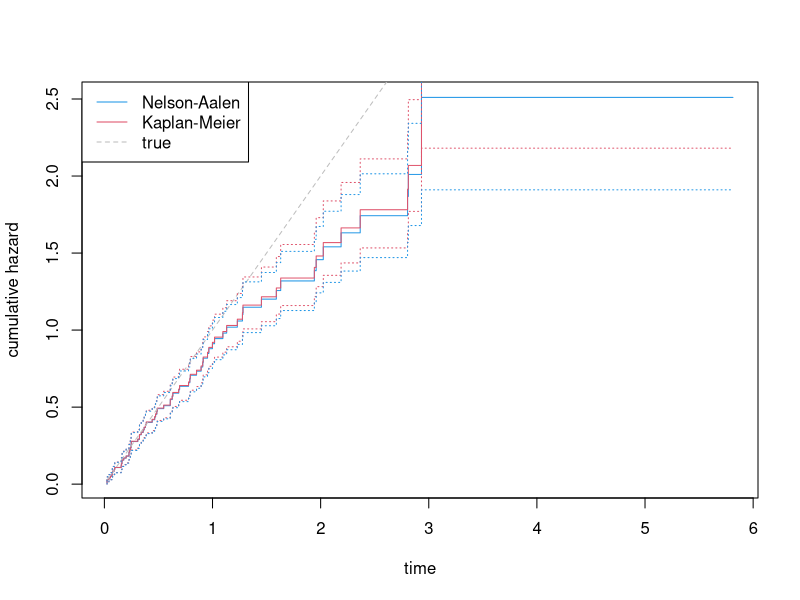
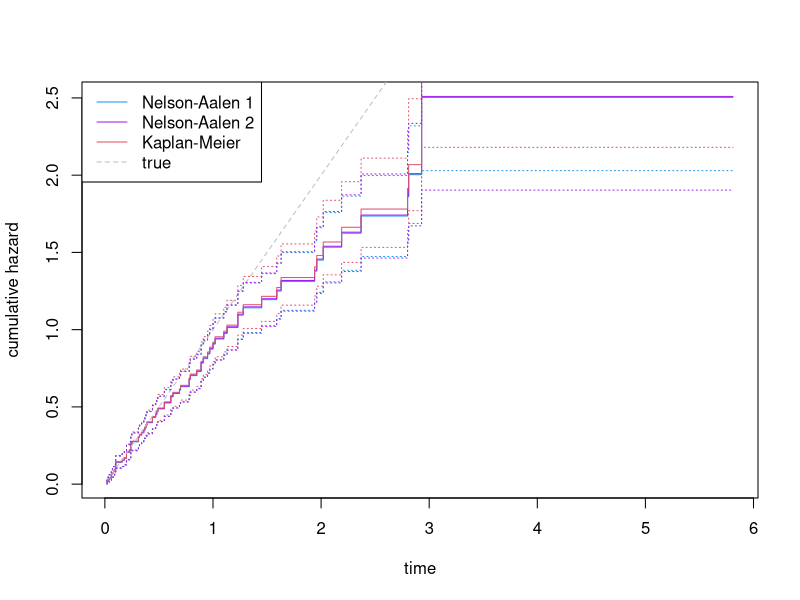
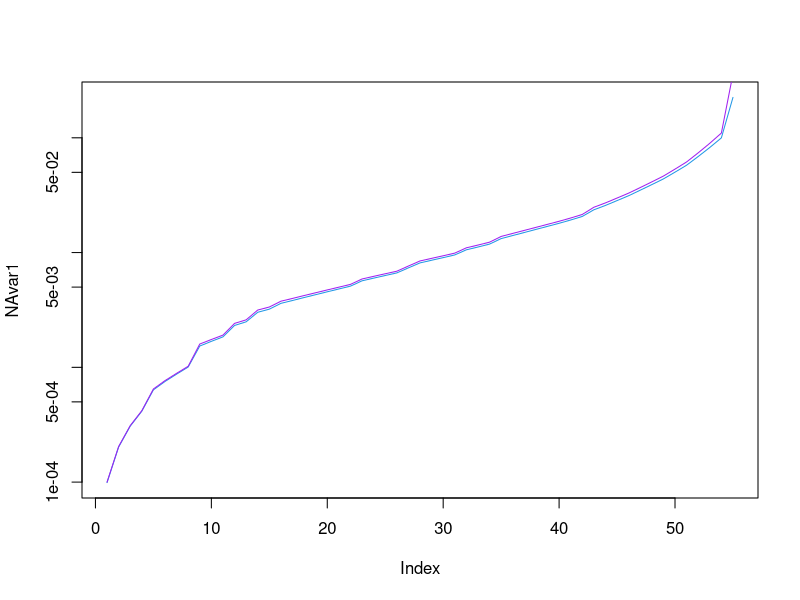
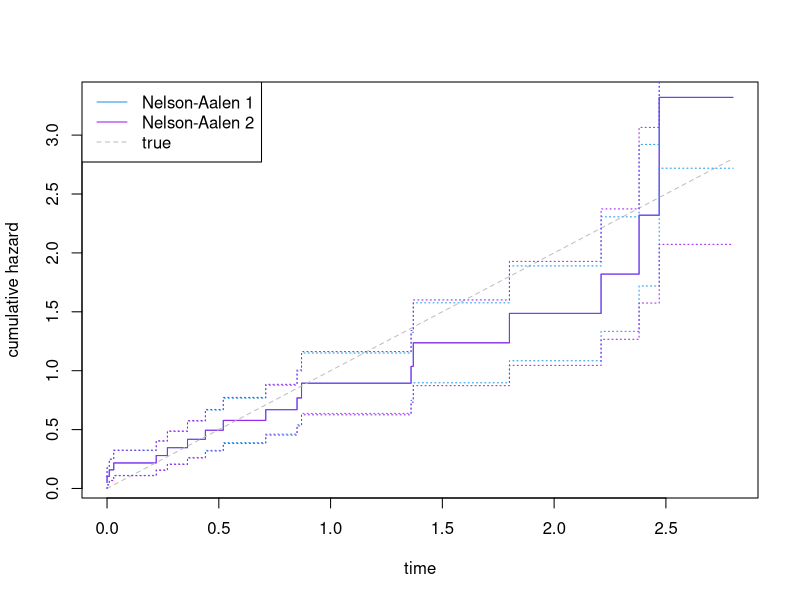
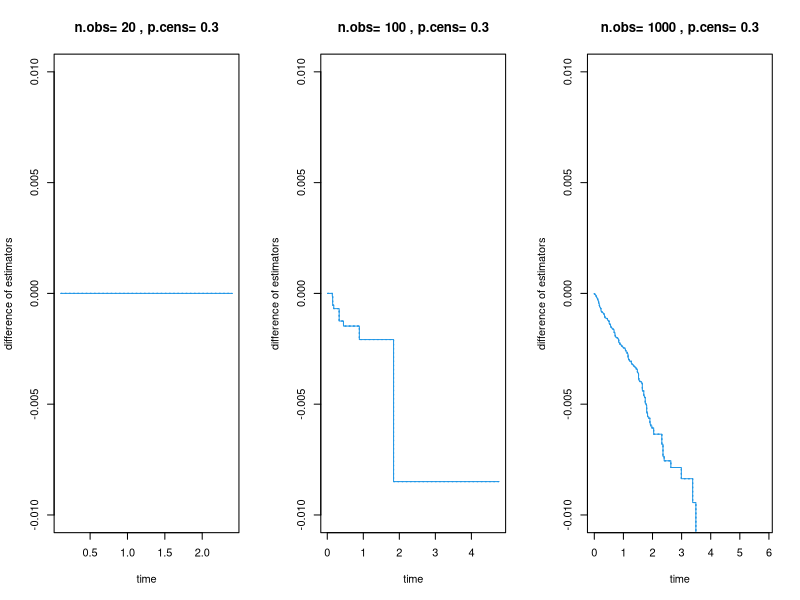
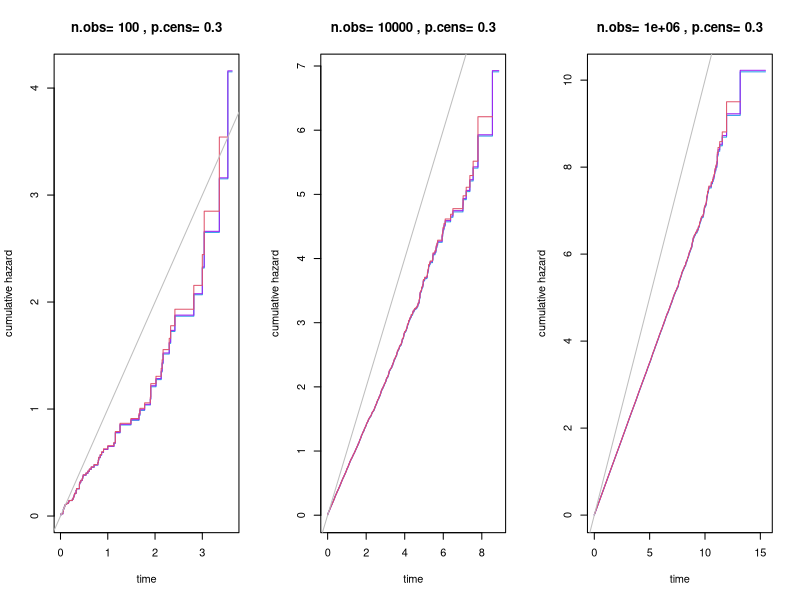
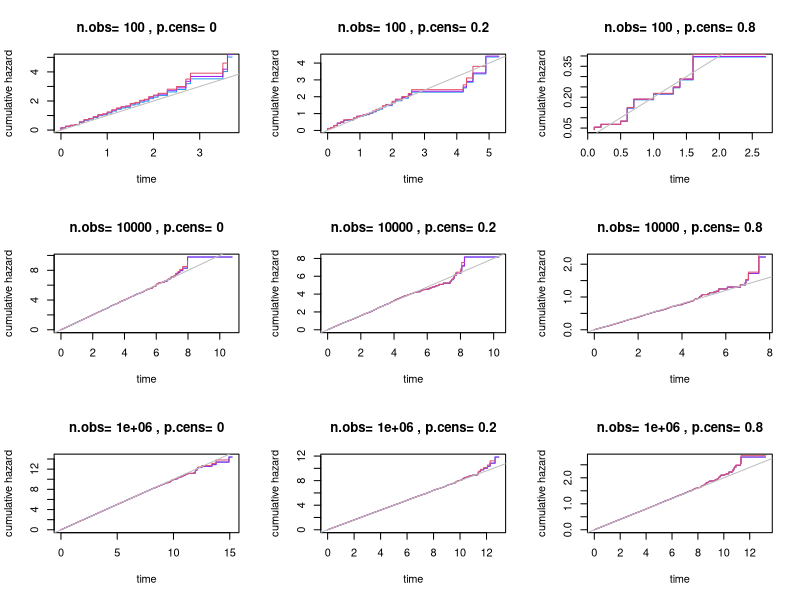

Write R code to recreate these figures, in order. (Note: this script raises an error after producing the figures.)
## ---- chunk 1
knitr::opts_chunk$set(echo = TRUE)#

library(survival)
## ---- chunk 2
makedata <- function(nobs=100, lambda=1, digits=2) { #sample the uncensored event times from exponential distn
  T <- rexp(nobs, lambda)
  T.rnd <- round(T, digits=digits)
  cbind(T, T.rnd)
}

censoring <- function(T, p=0.3){ # censor u.a.r.
  T.cens <- sample(length(T), floor(length(T)*p))
  delta <- rep(1, length(T))
  delta[T.cens] <- 0
  delta
}
## ---- chunk 3
y <- makedata()
delta <- censoring(y[,1])
ysurv <- Surv(y[,1], delta)
yfit <- summary(survfit(ysurv~1))

NAest <- cumsum(yfit$n.event/yfit$n.risk) # Nelson-Aalen estimator
NAvar <- cumsum(yfit$n.event/yfit$n.risk^2) # Nelson-Aalen variance estimator
## ---- chunk 4
plot(yfit$time, NAest, col=4, type='S', xlab="time", ylab="cumulative hazard") # Nelson-Aalen estimator
points(yfit$time, -log(yfit$surv), type='S', col=2) # Kaplan-Meier (default in survfit)
points(yfit$time, yfit$time, type='l', col='grey', lty=2) # true hazard function (for lambda=1)
legend("topleft", c("Nelson-Aalen", "Kaplan-Meier", "true"), lty=c(1,1,2), col=c(4,2,'grey'))

## CI for survfit line
points(yfit$time, -log(yfit$surv + yfit$std.err), type='S', col=2, lty=3)
points(yfit$time, -log(yfit$surv - yfit$std.err), type='S', col=2, lty=3)

## CI for N-A line
points(yfit$time, NAest + NAvar^(1/2), type='S', col=4, lty=3)
points(yfit$time, NAest - NAvar^(1/2), type='S', col=4, lty=3)
## ---- chunk 5
length(unique(y[,2]))/length(y[,2]) # proportion of event/censoring times not tied
ysurv <- Surv(y[,2], delta)
yfit <- summary(survfit(ysurv~1))

NAest1 <- cumsum(yfit$n.event/yfit$n.risk) # Nelson-Aalen estimator with approach 1
NAvar1 <- cumsum((yfit$n.risk-yfit$n.event)*yfit$n.event/yfit$n.risk^3) # Nelson-Aalen variance estimator with approach 1

NAestim2 <- function(surv) {
  terms <- numeric(length(surv$time))
  for (i in 1:length(surv$time)) {
    if (surv$n.event[i] == 1) {terms[i] <- 1/surv$n.risk[i]}
    else {
      d <- surv$n.event[i]
      terms[i] <- sum(1/(surv$n.risk[i]-0:(d-1)))
    }
  }
  cumsum(terms)
}
NAest2 <- NAestim2(yfit) # Nelson-Aalen estimator with approach 2

NAvaria2 <- function(surv) {
  terms <- numeric(length(surv$time))
  for (i in 1:length(surv$time)) {
    d <- surv$n.event[i]
    terms[i] <- sum(1/(surv$n.risk[i]-0:(d-1))^2)
  }
  cumsum(terms)
}
NAvar2 <- NAvaria2(yfit)
## ---- chunk 6
plot(yfit$time, NAest1, type='S', xlab="time", ylab="cumulative hazard", col=4) # Nelson-Aalen estimator approach 1
points(yfit$time, NAest2, type='S', xlab="time", ylab="cumulative hazard", col='purple') # Nelson-Aalen estimator approach 2
points(yfit$time, -log(yfit$surv), type='S', col=2) # Kaplan-Meier (default in survfit)
points(yfit$time, yfit$time, type='l', col='grey', lty=2) # true hazard function (for lambda=1)
legend("topleft", c("Nelson-Aalen 1", "Nelson-Aalen 2", "Kaplan-Meier", "true"), lty=c(1,1,1,2), col=c(4,'purple' ,2,'grey'))
 
## CI for survfit line
points(yfit$time, -log(yfit$surv + yfit$std.err), type='S', col=2, lty=3)
points(yfit$time, -log(yfit$surv - yfit$std.err), type='S', col=2, lty=3)

## CI for NA1 line
points(yfit$time, NAest1 + NAvar1^(1/2), type='S', lty=3, col=4)
points(yfit$time, NAest1 - NAvar1^(1/2), type='S', lty=3, col=4)

## CI for NA2 line
points(yfit$time, NAest1 + NAvar2^(1/2), type='S', lty=3, col='purple')
points(yfit$time, NAest1 - NAvar2^(1/2), type='S', lty=3, col='purple')
## ---- chunk 7
plot(NAvar1, type='l', col=4, log='y')
lines(NAvar2, col='purple')
## ---- chunk 8
Nobs <- 20
p.cens <- 0.1

y <- makedata(nobs=Nobs)
delta <- censoring(y[,1], p.cens)
ysurv <- Surv(y[,2], delta)
yfit <- summary(survfit(ysurv~1))

NAest1 <- cumsum(yfit$n.event/yfit$n.risk) # Nelson-Aalen estimator with approach 1
NAvar1 <- cumsum((yfit$n.risk-yfit$n.event)*yfit$n.event/yfit$n.risk^3) # Nelson-Aalen variance estimator with approach 1
NAest2 <- NAestim2(yfit) # Nelson-Aalen estimator with approach 2
NAvar2 <- NAvaria2(yfit)

plot(yfit$time, NAest1, type='S', xlab="time", ylab="cumulative hazard", col=4) # Nelson-Aalen estimator approach 1
points(yfit$time, NAest2, type='S', xlab="time", ylab="cumulative hazard", col='purple') # Nelson-Aalen estimator approach 2
points(yfit$time, yfit$time, type='l', col='grey', lty=2) # true hazard function (for lambda=1)
legend("topleft", c("Nelson-Aalen 1", "Nelson-Aalen 2", "true"), lty=c(1,1,2), col=c(4,'purple' ,'grey'))
## CI for NA1 line
points(yfit$time, NAest1 + NAvar1^(1/2), type='S', lty=3, col=4)
points(yfit$time, NAest1 - NAvar1^(1/2), type='S', lty=3, col=4)
## CI for NA2 line
points(yfit$time, NAest1 + NAvar2^(1/2), type='S', lty=3, col='purple')
points(yfit$time, NAest1 - NAvar2^(1/2), type='S', lty=3, col='purple')
## ---- chunk 9
par(mfrow=c(1,3))
p.cens <- 0.3
y <- makedata(nobs=1000)
delta <- censoring(y[,1], p.cens)
for (nobs in c(20,100,1000)) {
  yy <- y[1:nobs,2]
  ddelta <- delta[1:nobs]
  ysurv <- Surv(yy, ddelta)
  yfit <- summary(survfit(ysurv~1))
  NAest1 <- cumsum(yfit$n.event/yfit$n.risk) # approach 1
  NAvar1 <- cumsum((yfit$n.risk-yfit$n.event)*yfit$n.event/yfit$n.risk^3) # variance approach 1
  NAest2 <- NAestim2(yfit) # approach 2
  NAvar2 <- NAvaria2(yfit) # variance approach 2
  plot(yfit$time, NAest1-NAest2, type='S', col=4, xlab='time', ylab='difference of estimators', main=paste('n.obs=', nobs, ', p.cens=',p.cens), ylim=1e-2*c(-1,1))
  lines(yfit$time, NAest1 + NAvar2^(1/2) - NAest2 - NAvar2^(1/2), type='S', lty=3, col=4)
  lines(yfit$time, NAest1 - NAvar2^(1/2) - NAest2 + NAvar2^(1/2), type='S', lty=3, col=4)
}
## ---- chunk 10
par(mfrow=c(1,3))
lambda <- 1
p.cens <- 0.3

y <- makedata(nobs=1e6, lambda=lambda)
delta <- censoring(y[,1], p.cens)
for (nobs in c(1e2,1e4,1e6)) {
  #for (p.cens in c(0,0.2,0.8)) {
    yy <- y[1:nobs,2]
    ddelta <- delta[1:nobs]
    ysurv <- Surv(yy, ddelta)
    yfit <- summary(survfit(ysurv~1))
    NAest1 <- cumsum(yfit$n.event/yfit$n.risk) # approach 1
    NAvar1 <- cumsum((yfit$n.risk-yfit$n.event)*yfit$n.event/yfit$n.risk^3) # variance approach 1
    NAest2 <- NAestim2(yfit) # approach 2
    NAvar2 <- NAvaria2(yfit) # variance approach 2
    plot(yfit$time, NAest1, type='S', col=4, xlab='time', ylab='cumulative hazard', main=paste('n.obs=', nobs, ', p.cens=',p.cens))
    lines(yfit$time, NAest2, type='S', col='purple')
    lines(yfit$time, -log(yfit$surv), type='S', col=2)
    abline(0,lambda, col='grey')
  #}
}
## ---- chunk 11
par(mfrow=c(3,3))
lambda <- 1
y <- makedata(nobs=1e6, lambda=lambda, digits=5)
length(unique(y[,2]))/length(y[,2])

for (nobs in c(1e2,1e4,1e6)) {
  for (p.cens in c(0,0.2,0.8)) {
    dig = ifelse(nobs==1e2, 1,ifelse(nobs==1e4, 3, 5))
    y <- makedata(nobs=1e6, lambda=lambda, digits=dig) #roughly 30% unique times in each case
    delta <- censoring(y[,1], p.cens)
    yy <- y[1:nobs,2]
    ddelta <- delta[1:nobs]
    ysurv <- Surv(yy, ddelta)
    yfit <- summary(survfit(ysurv~1))
    NAest1 <- cumsum(yfit$n.event/yfit$n.risk) # approach 1
    NAvar1 <- cumsum((yfit$n.risk-yfit$n.event)*yfit$n.event/yfit$n.risk^3) # variance approach 1
    NAest2 <- NAestim2(yfit) # approach 2
    NAvar2 <- NAvaria2(yfit) # variance approach 2
    plot(yfit$time, NAest1, type='S', col=4, xlab='time', ylab='cumulative hazard', main=paste('n.obs=', nobs, ', p.cens=',p.cens))
    lines(yfit$time, NAest2, type='S', col='purple')
    lines(yfit$time, -log(yfit$surv), type='S', col=2)
    abline(0,lambda*(1-p.cens), col='grey')
  };
}
## ---- chunk 12
lambda <- 1
y <- makedata(nobs=1e6, lambda=lambda, digits=5)
nobs <- c(1e2,1e4,1e6)
p.cens <- c(0,0.2,0.8)

NOBS <- numeric(0)
PCENS <- numeric(0)
NAest1 <- numeric(0)
NAest2 <- numeric(0)
NAvar1 <- numeric(0)
NAvar2 <- numeric(0)
ytime <- numeric(0)
ySurv <- numeric(0)

for (i in 1:3) {
  for (j in 1:3) {
    delta <- censoring(y[,1], p.cens[j])
    yy <- y[1:nobs[i],2]
    ddelta <- delta[1:nobs[i]]
    ysurv <- Surv(yy, ddelta)
    yfit <- summary(survfit(ysurv~1))
    ySurv <- c(ySurv, yfit$surv)
    ytime <- c(ytime, yfit$time)
    NAest1 <- c(NAest1, cumsum(yfit$n.event/yfit$n.risk)) # approach 1
    NAvar1 <- c(NAvar1, cumsum((yfit$n.risk-yfit$n.event)*yfit$n.event/yfit$n.risk^3)) # variance approach 1
    NAest2 <- c(NAest2, NAestim2(yfit)) # approach 2
    NAvar2 <- c(NAvar2, NAvaria2(yfit)) # variance approach 2
    # plot(yfit$time, NAest1, type='S', col=4, xlab='time', ylab='cumulative hazard', main=paste('n.obs=', nobs, ', p.cens=',p.cens))
    # lines(yfit$time, NAest2, type='S', col='purple')
    # lines(yfit$time, -log(yfit$surv), type='S', col=2)
    # abline(0,lambda*(1-p.cens), col='grey')
    NOBS <- c(NOBS, rep(nobs[i], length(yfit$time)))
    PCENS <- c(PCENS, rep(p.cens[j], length(yfit$time)))
  }
}

df <- data.frame(KM=-log(ySurv), NA1=NAest1, NA2=NAest2, var1=NAvar1, var2=NAvar2, time=ytime, n.obs=NOBS, p.cens=PCENS)

ggplot(df, aes(time)) +
  geom_step(aes(y=KM, color="Kaplan-Meier")) +
  geom_step(aes(y=NA2, color="Nelson-Aalen")) +
  facet_wrap(~n.obs+p.cens, scales="free", labeller=label_both) +
  ylab("estimated cumulative hazard") +
  ggtitle("Kaplan-Meier versus tie-adjusted Nelson-Aalen estimates, varying sample size and amount of censoring")
## ---- chunk 13
par(mfrow=c(3,3))
lambda <- 1
y <- makedata(nobs=1e6, lambda=lambda)

for (nobs in c(1e2,1e4,1e6)) {
  for (p.cens in c(0,0.2,0.8)) {
    delta <- censoring(y[,1], p.cens)
    yy <- y[1:nobs,1]
    ddelta <- delta[1:nobs]
    ysurv <- Surv(yy, ddelta)
    yfit <- summary(survfit(ysurv~1))
    NAest1 <- cumsum(yfit$n.event/yfit$n.risk) # approach 1
    NAvar1 <- cumsum((yfit$n.risk-yfit$n.event)*yfit$n.event/yfit$n.risk^3) # variance approach 1
    NAest2 <- NAestim2(yfit) # approach 2
    NAvar2 <- NAvaria2(yfit) # variance approach 2
    plot(yfit$time, NAest1, type='S', col=4, xlab='time', ylab='cumulative hazard', main=paste('n.obs=', nobs, ', p.cens=',p.cens))
    lines(yfit$time, NAest2, type='S', col='purple')
    lines(yfit$time, -log(yfit$surv), type='S', col=2)
    abline(0,lambda, col='grey')
  }
}
## ---- chunk 14
set.seed(123)
par(mfrow=c(1,1))
p.cens <- 0.3
y <- makedata(nobs=1e3, lambda=1, digits=2)
delta <- censoring(y[,1], 0.3)

y1 <- y[,1]
y2 <- y[,2]
ysurv1 <- Surv(y1, delta)
ysurv2 <- Surv(y2, delta)
yfit1 <- summary(survfit(ysurv1~1))
yfit2 <- summary(survfit(ysurv2~1))
NAest1 <- cumsum(yfit1$n.event/yfit1$n.risk) #no ties
NAest21 <- cumsum(yfit2$n.event/yfit2$n.risk) #tied approach 1
NAest22 <- NAestim2(yfit2) #tied approach 2
NAvar21 <- cumsum((yfit2$n.risk-yfit2$n.event)*yfit2$n.event/yfit2$n.risk^3) #variance tied 1
NAvar22 <- NAvaria2(yfit2) #variance tied 2

# plot(yfit1$time, NAest1, type='S', col=2, xlab='time', ylab='cumulative hazard', main="Nelson-Aalen and variants for tied and untied data")
# lines(yfit2$time, NAest21, type='S', col=4)
# lines(yfit2$time, NAest22, type='S', col='purple')
# abline(0, 1-p.cens, col='gray', lty=2)
# legend("topleft", c("no ties","approach 1", "approach 2", "true"), col=c(2,4,'purple','grey'), lty=c(1,1,1,2))

plot(yfit1$time, NAest1-yfit1$time*(1-p.cens), type='l', col=3, xlab='time', ylab='estimation error', main="Difference of Nelson-Aalen estimators from true cumulative hazard (rounded data)", ylim=c(-0.4,0.4))
lines(yfit2$time, NAest21-yfit2$time*(1-p.cens), type='l', col=4)
lines(yfit2$time, NAest22-yfit2$time*(1-p.cens), type='l', col='purple')
abline(h=0, col='grey', lty=2)
legend("topleft", c("no ties","approach 1", "approach 2"), col=c(3,4,'purple'), lty=1)
## ---- chunk 15
library(ggplot2)

df <- data.frame(time=yfit2$time, NA1=NAest21, NA2=NAest22, true=yfit2$time*(1-p.cens), var1=NAvar21, var2=NAvar22)

ggplot(df, aes(x=time)) +
  geom_line(aes(y=NA1-true, color="NA1")) + 
  geom_line(aes(y=NA2-true, color="NA2")) +
  geom_ribbon(aes(ymin=NA1-true-var1^(1/2), ymax=NA1-true+var1^(1/2), fill="NA1"), alpha=0.2, show.legend = FALSE) +
  geom_ribbon(aes(ymin=NA2-true-var2^(1/2), ymax=NA2-true+var2^(1/2), fill="NA2"), alpha=0.2, show.legend = FALSE) +
  ylab("estimation error") + ggtitle("Difference of estimators from true cumulative hazard (rounded continuous data)")

## ---- chunk 16
pnb <- 0.12
rnb <- 1
p.cens <- 0.3
set.seed(632)

y <- rnbinom(1e2,rnb,pnb)
delta <- censoring(y, p.cens)
ysurv <- Surv(y, delta)
yfit <- summary(survfit(ysurv~1))
NAest21 <- cumsum(yfit$n.event/yfit$n.risk)
NAest22 <- NAestim2(yfit)

plot(yfit$time, NAest21, type='S', col=4, xlab='time', ylab='cumulative hazard', main="Nelson-Aalen estimators (discrete data)")
lines(yfit$time, NAest22, type='S', col='purple')
x <- seq(0, max(y), 1)
trueline <- -pnbinom(x, rnb,pnb, lower.tail=FALSE, log=TRUE) #this is just a straight line
lines(x, trueline*(1-p.cens), col='grey', lty=2)
legend("topleft", c("approach 1", "approach 2","true"), col=c(4,'purple','grey'), lty=c(1,1,2))

# ## not quite right, as true line only subtracted at event times...
# plot(yfit$time, NAest21-yfit$time*(1-p.cens), type='S', col=4, xlab='time', ylab='estimation error', main="Difference of Nelson-Aalen estimators from true cumulative hazard (discrete data)")
# lines(yfit$time, NAest22-yfit$time*(1-p.cens), type='S', col='purple')
# abline(h=0, col='grey', lty=2)
# legend("topleft", c("approach 1", "approach 2"), col=c(4,'purple'), lty=c(1,1))
## ---- chunk 17
pnb <- 0.01
rnb <- 1
p.cens <- 0.3
set.seed(321)

y <- rgeom(1e3,pnb)
delta <- censoring(y, p.cens)
ysurv <- Surv(y, delta)
yfit <- summary(survfit(ysurv~1))
NAest21 <- cumsum(yfit$n.event/yfit$n.risk) #approach 1
NAest22 <- NAestim2(yfit) #approach 2
NAvar21 <- cumsum((yfit$n.risk-yfit$n.event)*yfit$n.event/yfit$n.risk^3) # variance approach 1
NAvar22 <- NAvaria2(yfit) # variance approach 2

# plot(yfit$time, NAest21, type='S', col=4, xlab='time', ylab='cumulative hazard', main="Nelson-Aalen estimators (discrete data)")
# lines(yfit$time, NAest22, type='S', col='purple')
# x <- 0:max(y)
# #trueline <- -pgeom(x, pnb, lower.tail=FALSE, log=TRUE) #this is just a straight line
# #lines(x, trueline*(1-p.cens), col='grey', lty=2)
# lines(x, -x*log(1-pnb)*(1-p.cens), col='grey', lty=2)
# legend("topleft", c("approach 1", "approach 2","true"), col=c(4,'purple','grey'), lty=c(1,1,2))
# # also add CIs:
# lines(yfit$time, NAest21+NAvar21, type='S', col=4, lty=3)
# lines(yfit$time, NAest21-NAvar21, type='S', col=4, lty=3)
# lines(yfit$time, NAest22+NAvar22, type='S', col='purple', lty=3)
# lines(yfit$time, NAest22-NAvar22, type='S', col='purple', lty=3)

plot(yfit$time, NAest21+yfit$time*log(1-pnb)*(1-p.cens), type='l', col=4, xlab='time', ylab='estimation error', main="Difference of Nelson-Aalen estimators from true cumulative hazard (discrete data)", ylim=c(-0.2,0.65))
lines(yfit$time, NAest22+yfit$time*log(1-pnb)*(1-p.cens), type='l', col='purple')
abline(h=0, col='grey', lty=2)
legend("topleft", c("approach 1", "approach 2"), col=c(4,'purple'), lty=c(1,1))
# to add also CIs:
lines(yfit$time, NAest21+NAvar21+yfit$time*log(1-pnb)*(1-p.cens), type='l', col=4, lty=3)
lines(yfit$time, NAest21-NAvar21+yfit$time*log(1-pnb)*(1-p.cens), type='l', col=4, lty=3)
lines(yfit$time, NAest22+NAvar22+yfit$time*log(1-pnb)*(1-p.cens), type='l', col='purple', lty=3)
lines(yfit$time, NAest22-NAvar22+yfit$time*log(1-pnb)*(1-p.cens), type='l', col='purple', lty=3)
## ---- chunk 18
library(ggplot2)

df <- data.frame(time=yfit$time, NA1=NAest21, NA2=NAest22, true=-yfit$time*log(1-pnb)*(1-p.cens), var1=NAvar21, var2=NAvar22)

ggplot(df, aes(x=time)) +
  geom_line(aes(y=NA1-true, color="NA1")) + 
  geom_line(aes(y=NA2-true, color="NA2")) +
  geom_ribbon(aes(ymin=NA1-true-var1^(1/2), ymax=NA1-true+var1^(1/2), fill="NA1"), alpha=0.2, show.legend = FALSE) +
  geom_ribbon(aes(ymin=NA2-true-var2^(1/2), ymax=NA2-true+var2^(1/2), fill="NA2"), alpha=0.2, show.legend = FALSE) +
  ylab("estimation error") + ggtitle("Difference of estimators from true cumulative hazard (discrete data)")

## ---- chunk 19
T <- c(0, 0.9, 3.8, 4.1,5)
Tprime <- round(T, digits=0)
N.A <- c(0, 0.2, 0.45, 0.738, 0.738)
Disc <- c(0, 0.2, 0.7, 0.7, 0.7)
Cts <- c(0, 0.2, 0.738, 0.738, 0.738)


par(mfrow=c(2,1),fig=c(0.1,0.9,0.8,0.9), mai=c(0.1,0.1,0.1,0.1))
plot(NA,xlim=c(0,5), ylim=c(0,1),axes=F,ann=F);
axis(1)
points(T[2:4],rep(0.45,length(T[2:4])), col=1, pch=16)
text(T[2:4], 0.2, c("T1", "T2", "T3"))
points(Tprime[2:4],rep(0.65,length(Tprime[2:4])), col=2, pch=16)
text(Tprime[2:3], 0.9, c("T1", "T2=T3"), col=2)

par(fig=c(0.1,0.9,0.1,0.7), new=TRUE)
plot(T, N.A, type="s", col=1, lwd=2, xlab="time", ylab="cumulative hazard etsimate")
legend("bottomright", c("N-A", "discrete", "contiuous"), col=c(1,2,4), lwd=2)
points(Tprime, Disc, type="s", col=2, lwd=2)
points(Tprime, Cts, type="s", col=4, lwd=2)
